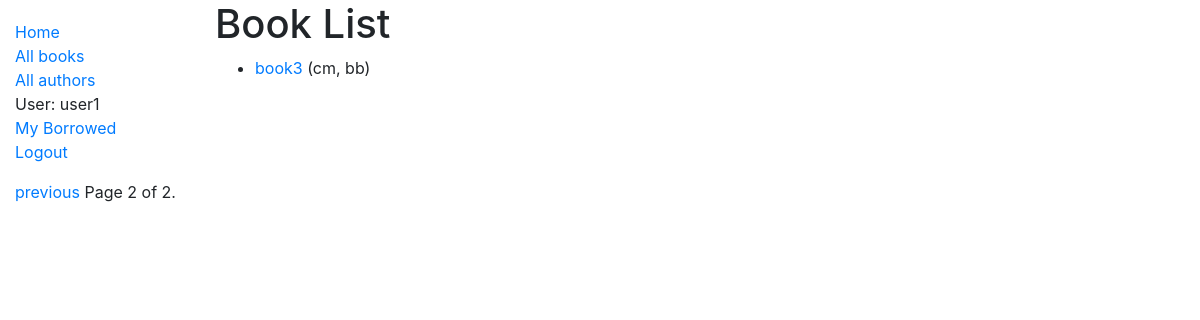
The app's page /catalog/books/?page=2 (signed in), older data.
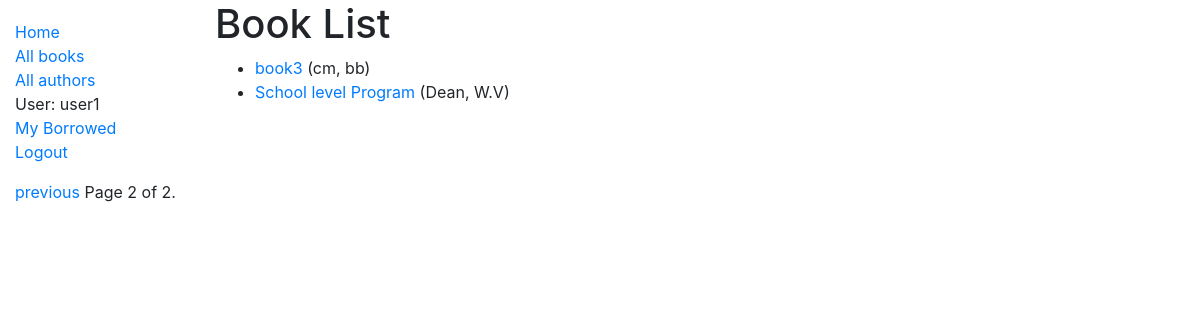
The same page, newer data.
### catalog/models.py (models this page shows, shortened)
class Book(models.Model):
    title = models.CharField(max_length=200)
    author = models.ForeignKey('Author', on_delete=models.SET_NULL, null=True)
    summary = models.TextField(max_length=1000, help_text='Enter a brief description of the book')
    isbn = models.CharField('ISBN', max_length=13, unique=True,
                            help_text='13 Character <a href="https://www.isbn-international.org/content/what-isbn">ISBN number</a>')
    genre = models.ManyToManyField(Genre, help_text='Select a genre for this book')
    language = models.ForeignKey('Language', on_delete=models.SET_NULL, null=True)
    def get_absolute_url(self):
        return reverse('book-detail', args=[str(self.id)])
    def display_genre(self):
        """Create a string for the Genre. This is required to display genre in Admin."""
        return ', '.join(genre.name for genre in self.genre.all()[:3])
    display_genre.short_description = 'Genre'

class Author(models.Model):
    first_name = models.CharField(max_length=100)
    last_name = models.CharField(max_length=100)
    date_of_birth = models.DateField(null=True, blank=True)
    date_of_death = models.DateField('died', null=True, blank=True)
    class Meta:
        ordering = ['last_name', 'first_name']
    def __str__(self):
        return f'{self.last_name}, {self.first_name}'

### catalog/views.py (the view)
# urls.py: path('books/', views.BookListView.as_view(), name='books'),
class BookListView(LoginRequiredMixin, generic.ListView):
    login_url = '/accounts/login/'
    model = Book
    template_name = 'book_list.html'
    paginate_by = 2
    def get_queryset(self):
        return Book.objects.all()
    def get_context_data(self, **kwargs):
        context = super(BookListView, self).get_context_data(**kwargs)
        context['some_data'] = 'This is just some data'
        return context

### catalog/templates/book_list.html
{% extends "base_generic.html" %}
{% block content %}
  <h1>Book List</h1>
  {% if book_list %}
  <ul>
    {% for book in book_list %}
      <li>
        <a href="{{ book.get_absolute_url }}">{{ book.title }}</a> ({{book.author}})
      </li>
    {% endfor %}
  </ul>
  {% else %}
    <p>There are no books in the library.</p>
  {% endif %}
{% endblock %}

Row changes from the older to the newer data that the page shows:
added Book: title "School level Program", author "Dean, W.V"
